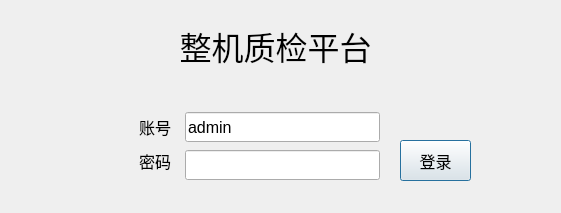
<?xml version="1.0" encoding="UTF-8"?>
<ui version="4.0">
 <class>UsrLandDlg</class>
 <widget class="QDialog" name="UsrLandDlg">
  <property name="geometry">
   <rect>
    <x>0</x>
    <y>0</y>
    <width>561</width>
    <height>213</height>
   </rect>
  </property>
  <property name="windowTitle">
   <string>Dialog</string>
  </property>
  <property name="styleSheet">
   <string notr="true"/>
  </property>
  <widget class="QLabel" name="stateLabel">
   <property name="geometry">
    <rect>
     <x>180</x>
     <y>80</y>
     <width>181</width>
     <height>31</height>
    </rect>
   </property>
   <property name="font">
    <font>
     <family>宋体</family>
     <pointsize>11</pointsize>
    </font>
   </property>
   <property name="styleSheet">
    <string notr="true">color: rgb(255, 0, 0);</string>
   </property>
   <property name="text">
    <string/>
   </property>
  </widget>
  <widget class="QLineEdit" name="nameLineEdit">
   <property name="geometry">
    <rect>
     <x>185</x>
     <y>112</y>
     <width>195</width>
     <height>30</height>
    </rect>
   </property>
   <property name="font">
    <font>
     <family>Arial</family>
     <pointsize>12</pointsize>
     <weight>50</weight>
     <bold>false</bold>
    </font>
   </property>
   <property name="text">
    <string>admin</string>
   </property>
  </widget>
  <widget class="QLineEdit" name="pwdLineEdit">
   <property name="geometry">
    <rect>
     <x>185</x>
     <y>150</y>
     <width>195</width>
     <height>30</height>
    </rect>
   </property>
   <property name="font">
    <font>
     <family>Arial</family>
     <weight>50</weight>
     <bold>false</bold>
    </font>
   </property>
   <property name="text">
    <string/>
   </property>
   <property name="echoMode">
    <enum>QLineEdit::Password</enum>
   </property>
  </widget>
  <widget class="QPushButton" name="landBtn">
   <property name="geometry">
    <rect>
     <x>400</x>
     <y>140</y>
     <width>71</width>
     <height>41</height>
    </rect>
   </property>
   <property name="font">
    <font>
     <family>微软雅黑</family>
     <pointsize>12</pointsize>
    </font>
   </property>
   <property name="cursor">
    <cursorShape>PointingHandCursor</cursorShape>
   </property>
   <property name="text">
    <string>登录</string>
   </property>
   <property name="autoDefault">
    <bool>true</bool>
   </property>
  </widget>
  <widget class="QLabel" name="label">
   <property name="geometry">
    <rect>
     <x>60</x>
     <y>112</y>
     <width>111</width>
     <height>30</height>
    </rect>
   </property>
   <property name="font">
    <font>
     <family>微软雅黑</family>
     <pointsize>12</pointsize>
    </font>
   </property>
   <property name="styleSheet">
    <string notr="true"/>
   </property>
   <property name="text">
    <string>账号</string>
   </property>
   <property name="alignment">
    <set>Qt::AlignRight|Qt::AlignTrailing|Qt::AlignVCenter</set>
   </property>
  </widget>
  <widget class="QLabel" name="label_2">
   <property name="geometry">
    <rect>
     <x>60</x>
     <y>146</y>
     <width>111</width>
     <height>30</height>
    </rect>
   </property>
   <property name="font">
    <font>
     <family>微软雅黑</family>
     <pointsize>12</pointsize>
    </font>
   </property>
   <property name="styleSheet">
    <string notr="true"/>
   </property>
   <property name="text">
    <string>密码</string>
   </property>
   <property name="alignment">
    <set>Qt::AlignRight|Qt::AlignTrailing|Qt::AlignVCenter</set>
   </property>
  </widget>
  <widget class="QLabel" name="label_3">
   <property name="geometry">
    <rect>
     <x>0</x>
     <y>10</y>
     <width>551</width>
     <height>71</height>
    </rect>
   </property>
   <property name="font">
    <font>
     <family>微软雅黑</family>
     <pointsize>24</pointsize>
     <weight>50</weight>
     <bold>false</bold>
    </font>
   </property>
   <property name="styleSheet">
    <string notr="true"/>
   </property>
   <property name="text">
    <string>整机质检平台</string>
   </property>
   <property name="alignment">
    <set>Qt::AlignCenter</set>
   </property>
  </widget>
 </widget>
 <resources/>
 <connections/>
</ui>
